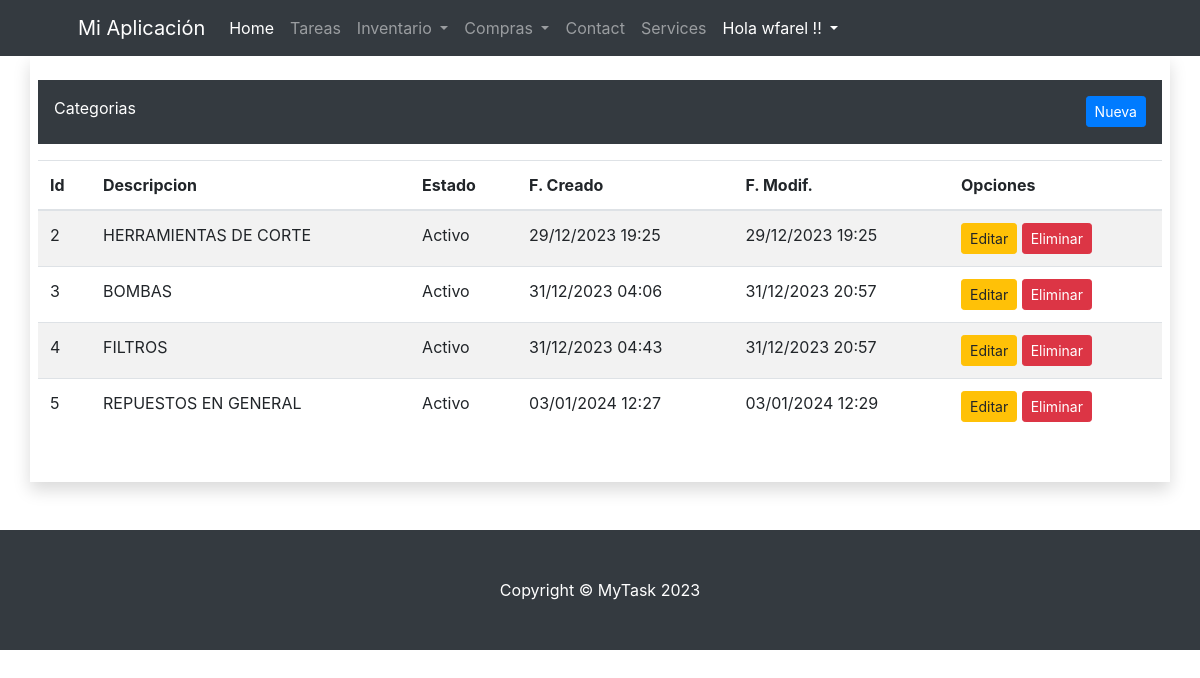
The app's page /inv/categorias/ (signed in) with its own data.
### inv/models.py (models this page shows, shortened)
class Categoria(ClaseModelo):
    descripcion = models.CharField(
        max_length=100,
        unique=True
    )
    class Meta:
        verbose_name_plural = 'Categorias'

### inv/views.py (the view)
# urls.py: path('categorias/', CategoriaView.as_view(), name='categoria_list'),
class CategoriaView(LoginRequiredMixin, ListView):
    model = Categoria
    template_name = 'inv/categoria_list.html'
    context_object_name = 'obj'
    login_url = 'bases:login'

### inv/templates/inv/categoria_list.html (shortened to what this page needs)
{% extends "bases/base.html" %}
{% block content %}
<div class="row">
    <div class="col-md-12">
        <div class="container p-3 pb-4 my-3 bg-dark text-white">
            Categorias
            <a class="btn btn-primary btn-sm float-right"  href="{% url 'inv:categoria_new' %}">Nueva</a>
        </div>
        {% if not obj %}
        <p>No hay Categorias</p>
        {% else %}
        <table class="table table-hover table-striped" id="categoria">
            <thead>
                <tr>
                    <th>Id</th>
                    <th>Descripcion</th>
                    <th>Estado</th>
                    <th>F. Creado</th>
                    <th>F. Modif.</th>
                    <th>Opciones</th>
                </tr>
            </thead>
            <tbody>
                {% for item in obj %}
                <tr>
                    <td>{{ item.id }}</td>
                    <td>{{ item.descripcion }}</td>
                    <td>{% if item.estado %}
                        <span class="label label-success">Activo</span>
                        {% else %}
                        <span class="label label-danger">Inactivo</span>
                        {% endif %}
                    </td>
                    <td>{{ item.fc|date:"d/m/Y H:i" }}</td>
                    <td>{{ item.fm|date:"d/m/Y H:i" }}</td>
                    <td>
                        <a href="{% url 'inv:categoria_edit' item.id %}" class="btn btn-warning btn-sm">Editar</a>
                        <a href="{% url 'inv:categoria_delete' item.id %}" class="btn btn-danger btn-sm">Eliminar</a>
                    </td>
                </tr>
                {% endfor %}
            </tbody>
        </table>
        {% endif %}
    </div>
</div>
{% endblock %}

### bases/templates/bases/base.html (shortened to what this page needs)
<!DOCTYPE html>
{% load static %}
<html lang="en">
<head>
    {% load bootstrap4 %}
    {% bootstrap_css %}
    <link href="https://cdn.datatables.net/v/dt/dt-1.13.8/af-2.6.0/datatables.min.css" rel="stylesheet">
    <link rel="stylesheet" href="https://cdnjs.cloudflare.com/ajax/libs/jquery-confirm/3.3.2/jquery-confirm.min.css">
</head>
<body>
    {% block navbar %}
    <nav class="navbar navbar-expand-lg navbar-dark bg-dark">
        <div class="container px-5">
            <a class="navbar-brand" href="#!">Mi Aplicación</a>
            <div class="collapse navbar-collapse" id="navbarSupportedContent">
                <ul class="navbar-nav ms-auto mb-2 mb-lg-0">
                    <li class="nav-item"><a class="nav-link active" aria-current="page" href="{% url 'bases:home' %}">Home</a></li>
                    <li class="nav-item"><a class="nav-link" href="{% url 'task:task_list' %}">Tareas</a></li>
                    <li class="nav-item dropdown">
                        <a class="nav-link dropdown-toggle" href="#" id="navbarDropdown" role="button"
                           data-toggle="dropdown" aria-haspopup="true" aria-expanded="false">
                            Inventario
                        </a>
                    </li>
                      <li class="nav-item dropdown">
                        <a class="nav-link dropdown-toggle" href="#" id="navbarDropdown" role="button"
                           data-toggle="dropdown" aria-haspopup="true" aria-expanded="false">
                            Compras
                        </a>
                    </li>
                    <li class="nav-item"><a class="nav-link" href="#!">Contact</a></li>
                    <li class="nav-item"><a class="nav-link" href="#!">Services</a></li>
                    <li class="nav-item dropdown">
                        <a class="nav-link dropdown-toggle text-white" href="#" id="navbarDropdown" role="button"
                           data-toggle="dropdown" aria-haspopup="true" aria-expanded="false">
                           Hola {{ user.username }} !!
                        </a>
                    </li>
                </ul>
            </div>
        </div>
    </nav>
    {% endblock %}
    <div class="container mb-5 p-2 shadow">
        {% block content %}
        {% endblock %}
        <br>
    </div>
    {% block footer%}
    <footer class="py-5 bg-dark">
        <div class="container px-4 px-lg-5"><p class="m-0 text-center text-white">Copyright &copy; MyTask 2023</p></div>
    </footer>
    {% endblock %}
</body>
</html>

### records on screen
Categoria: id "2", descripcion "HERRAMIENTAS DE CORTE", estado "Activo", fc "29/12/2023 19:25", fm "29/12/2023 19:25"
Categoria: id "3", descripcion "BOMBAS", estado "Activo", fc "31/12/2023 04:06", fm "31/12/2023 20:57"
Categoria: id "4", descripcion "FILTROS", estado "Activo", fc "31/12/2023 04:43", fm "31/12/2023 20:57"
Categoria: id "5", descripcion "REPUESTOS EN GENERAL", estado "Activo", fc "03/01/2024 12:27", fm "03/01/2024 12:29"

### other values on screen
{{ user.username }} "wfarel"
